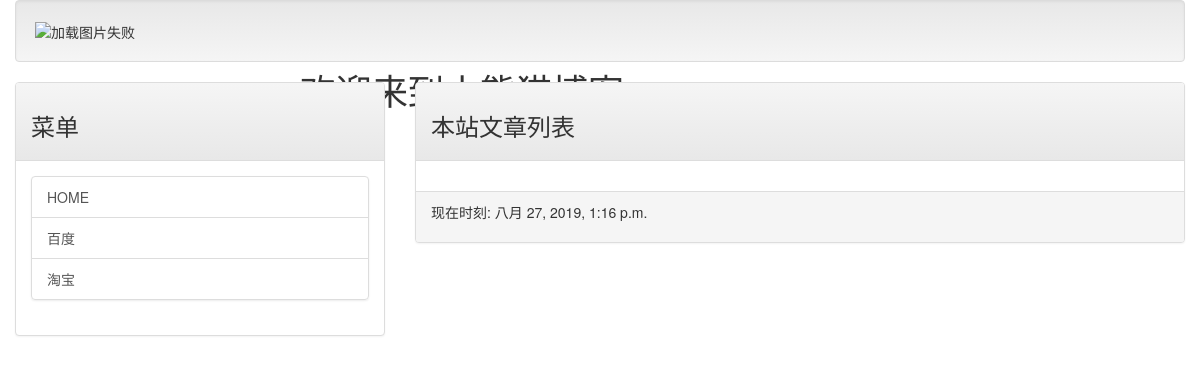
Before: / with the older database file.
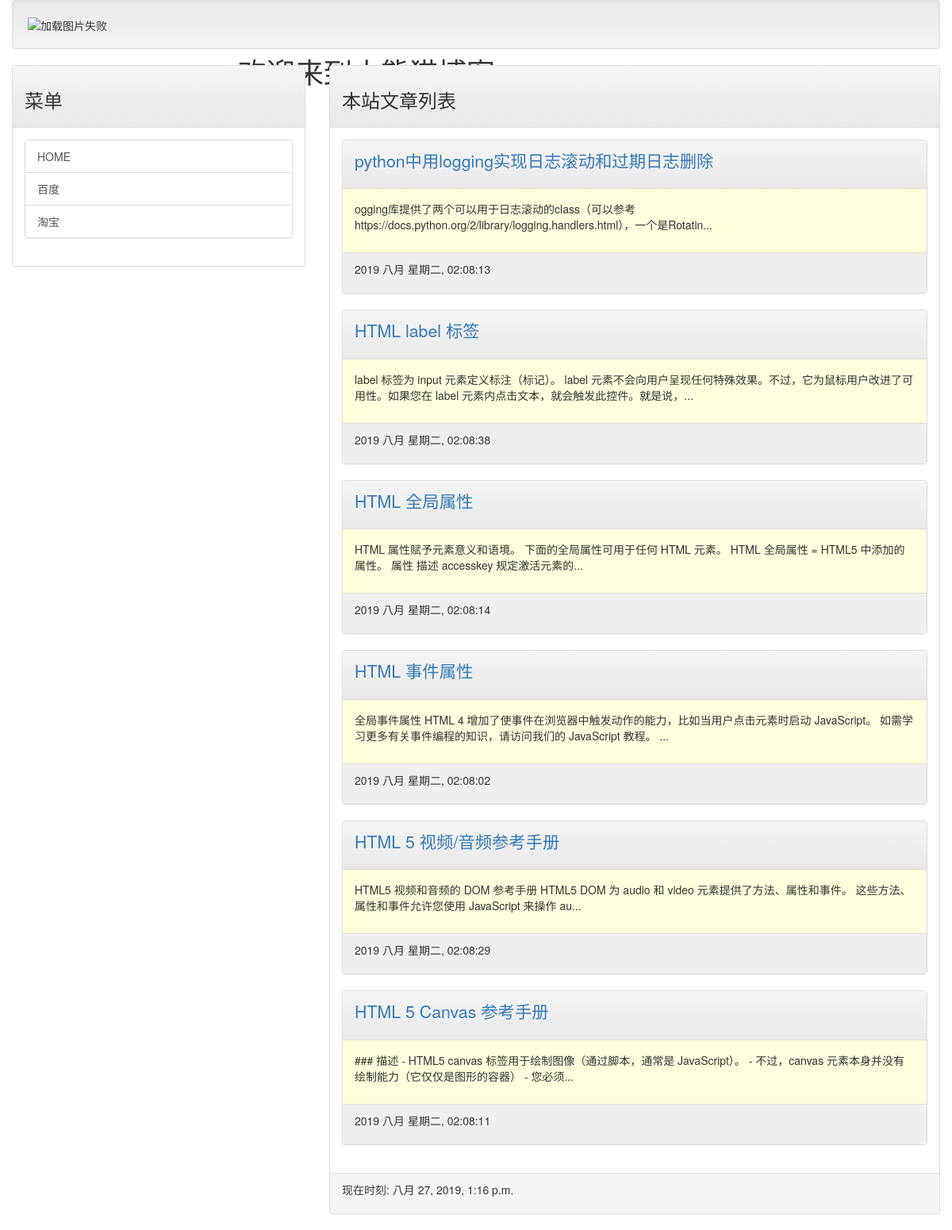
After: the same page with the newer database file.
### mainsite/models.py (models this page shows, shortened)
class Post(models.Model):
    title = models.CharField(max_length=200)
    slug = models.CharField(max_length=200)
    body = models.TextField()
    abstract = models.CharField(max_length=120, blank=True)
    pub_date = models.DateTimeField(auto_now_add=timezone.now)
    class Mate:
        ordering = ('-pub_date', )

### mainsite/views.py (the view)
# urls.py: url(r'^$', homepage),
def homepage(request):
    template = get_template('index.html')
    posts = Post.objects.all()
    now = datetime.now()
    content = template.render(locals())
    return HttpResponse(content)

### templates/index.html (shortened to what this page needs)
{% extends "base.html" %}
{% block headmessage %}
    <h3 style="font-family: inherit">本站文章列表</h3>
{% endblock %}
{% block content %}
    {% for post in posts %}
        <div class="panel panel-default">
            <div class="panel-heading">
                <p>
                    <a href="/post/{{post.slug}}" class="tit">{{post.title}}</a>
                </p>
            </div>
            <div class="panel-body" style="background-color: #FFFFDD">
                <p>{{ post.abstract }}</p>
            </div>
            <div class="panel-footer" style="background-color: #efefef">
                <p>{{ post.pub_date | date:"Y M D, h:m:s" }}</p>
            </div>
        </div>
    {% endfor %}
{% endblock %}

### templates/base.html (shortened to what this page needs)
<!DOCTYPE html>
<html lang="en">
<head>
    <link rel="stylesheet" href="https://cdn.jsdelivr.net/npm/bootstrap@3.3.7/dist/css/bootstrap.min.css">
    <link rel="stylesheet" href="https://cdn.jsdelivr.net/npm/bootstrap@3.3.7/dist/css/bootstrap-theme.min.css">
</head>
<body>
    <div class="container-fluid">
        {% include "header.html" %}
        <div class="row">
            <div class="col-sm-4 col-md-4">
                <div class="panel panel-default">
                    <div class="panel-heading">
                        <h3>菜单</h3>
                    </div>
                    <div class="panel-body">
                        <div class="list-group">
                            <a href="/" class="list-group-item" target="_self">HOME</a>
                            <a href="https://www.baidu.com" class="list-group-item">百度</a>
                            <a href="https://www.taobao.com" class="list-group-item">淘宝</a>
                        </div>
                    </div>
                </div>
            </div>
            <div class="col-sm-8 col-md-8">
                <div class="panel panel-default">
                    <div class="panel-heading">
                        {% block headmessage %} {% endblock %}
                    </div>
                    <div class="panel-body">
                        {% block content %} {% endblock %}
                    </div>
                    <div class="panel-footer">
                        {% include "footer.html" %}
                    </div>
                </div>
            </div>
        </div>
    </div>
</body>
</html>

### templates/header.html
{% load staticfiles %}
<div class="well">
    <img src="{% static 'images/logo.png' %}" alt="加载图片失败" title="欢迎来到小熊猫博客" style="width: 240px; height: 150px; display: inline;"/>
    <h1 style="position:absolute; top:50px; left: 300px; max-height: 40px; overflow: hidden">欢迎来到小熊猫博客</h1>
</div>

### templates/footer.html
{% block footer %}
    {% if now %}
        <p>现在时刻: {{now}}</p>
    {% else %}
        <p>本内容来源于网络，如有侵权，请联系下架!</p>
    {% endif %}
{% endblock %}

Changed rows visible on the page:
added Post: title "python中用logging实现日志滚动和过期日志删除", abstract "ogging库提供了两个可以用于日志滚动的class（可以参考https://docs.python.org/2/library/logging.handlers.html），一个是Rotatin...", pub_date "2019 八月 星期二, 02:08:13"
added Post: title "HTML label 标签", abstract "label 标签为 input 元素定义标注（标记）。 label 元素不会向用户呈现任何特殊效果。不过，它为鼠标用户改进了可用性。如果您在 label 元素内点击文本，就会触发此控件。就是说，...", pub_date "2019 八月 星期二, 02:08:38"
added Post: title "HTML 全局属性", abstract "HTML 属性赋予元素意义和语境。 下面的全局属性可用于任何 HTML 元素。 HTML 全局属性 = HTML5 中添加的属性。 属性 描述 accesskey 规定激活元素的...", pub_date "2019 八月 星期二, 02:08:14"
added Post: title "HTML 事件属性", abstract "全局事件属性 HTML 4 增加了使事件在浏览器中触发动作的能力，比如当用户点击元素时启动 JavaScript。 如需学习更多有关事件编程的知识，请访问我们的 JavaScript 教程。 ...", pub_date "2019 八月 星期二, 02:08:02"
added Post: title "HTML 5 视频/音频参考手册", abstract "HTML5 视频和音频的 DOM 参考手册 HTML5 DOM 为 audio 和 video 元素提供了方法、属性和事件。 这些方法、属性和事件允许您使用 JavaScript 来操作 au...", pub_date "2019 八月 星期二, 02:08:29"
added Post: title "HTML 5 Canvas 参考手册", abstract "### 描述 - HTML5 canvas 标签用于绘制图像（通过脚本，通常是 JavaScript）。 - 不过，canvas 元素本身并没有绘制能力（它仅仅是图形的容器） - 您必须...", pub_date "2019 八月 星期二, 02:08:11"
